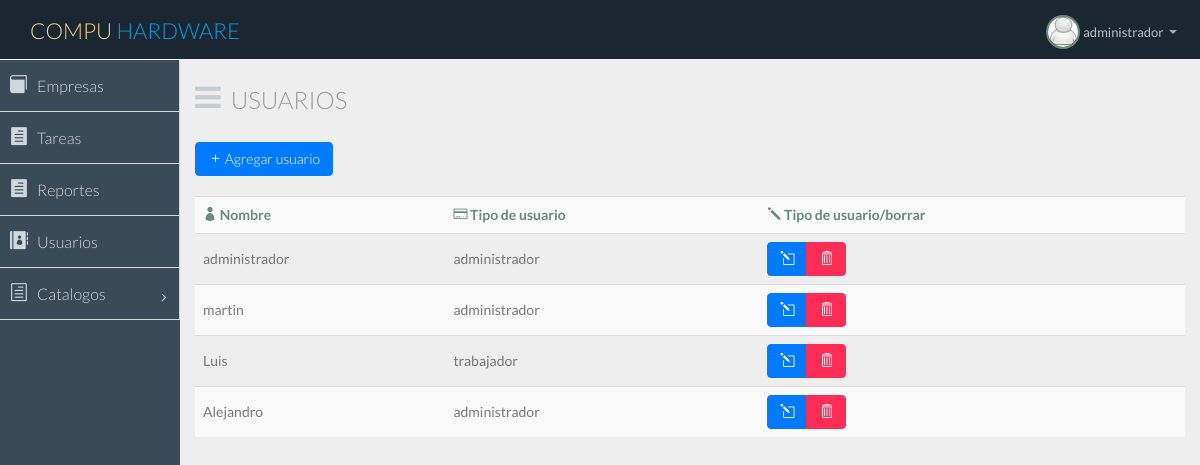
The app's page /view/usuarios.php (signed in) with its own data.
### tables this page shows
CREATE TABLE IF NOT EXISTS `usuario` (
  `id_usuario` int(11) NOT NULL AUTO_INCREMENT,
  `nombre` varchar(45) NOT NULL,
  `contrasena` varchar(200) NOT NULL,
  `tipo_usuario` int(11) NOT NULL,
  `activo` tinyint(1) DEFAULT NULL,
  PRIMARY KEY (`id_usuario`)
);

### view/usuarios.php (the view, shortened to what this page needs)
<?php
if(isset($_SESSION['nombre'])) {
if($_SESSION['tipo_usuario']== 1){
?>
<!DOCTYPE html>
<html lang="en">
<html lang="en">
<?php
include 'header.php';
?>
<body>
<section id="container" class="">
    <?php
    include 'menu.php';
    ?>
    <section id="main-content">
        <section class="wrapper">
            <div class="row">
                <div class="col-lg-10">
                    <h3 class="page-header"><i class="fa fa fa-bars"></i> Usuarios </h3>
                    <td><a class="btn btn-primary" href="../forms/formUser.php"><span class="icon_plus"></span> Agregar usuario</a></td>
                </div>
            </div>
            <br>
            <table class="table table-striped table-advance table-hover">
                <tbody>
                <tr>
                    <th><i class="icon_profile"></i> Nombre</th>
                    <th><i class="icon_creditcard"></i> Tipo de usuario</th>
                    <th><i class="icon_pencil"></i> Tipo de usuario/borrar</th>
                </tr>
                <?php
                include '../libs/conexion.php';
                $tablaDeMysql = "usuario";
                $consulta = "SELECT * FROM ".$tablaDeMysql." WHERE activo LIKE 1 ";
                $resultado = $mysqli->query($consulta);
                while ($row=mysqli_fetch_row($resultado))
                {
                     if($row[3] == 1){
                         $tipousuario = 'administrador';
                     }
                    else{
                        $tipousuario = 'trabajador';
                    }
                ?>
                <tr>
                    <td><?php echo $row[1]; ?></td>
                    <td><?php echo $tipousuario; ?></td>
                    <td>
                        <div class="btn-group">
                            <a class="btn btn-primary" onclick="location='../controllers/updateUser.php?a=update&id=<?php echo $row[0] ?>&tipo=<?php echo $row[3] ?>'"><i class="icon_pencil-edit"></i></a>
                            <a class="btn btn-danger" onclick="location='../controllers/updateUser.php?a=delete&id=<?php echo $row[0] ?>'"><i class="icon_trash_alt"></i></a>
                        </div>
                    </td>
                </tr>
                <?php
                }
                ?>
                </tbody>
            </table>
        </section>
    </section>
</section>
</body>
</html>
<?php
}else{
    SESSION_UNSET();
    SESSION_DESTROY();
    header('Location: ../index.php?e=error1');
    echo 'El usuario no es correcto';
}
}else{
    header('Location: ../index.php?e=error');
    echo 'El usuario no es correcto';
}
?>

### records on screen
usuario: nombre "administrador", tipo_usuario "administrador"
usuario: nombre "martin", tipo_usuario "administrador"
usuario: nombre "Luis", tipo_usuario "trabajador"
usuario: nombre "Alejandro", tipo_usuario "administrador"

### other values on screen
$_SESSION['nombre'] "administrador"
